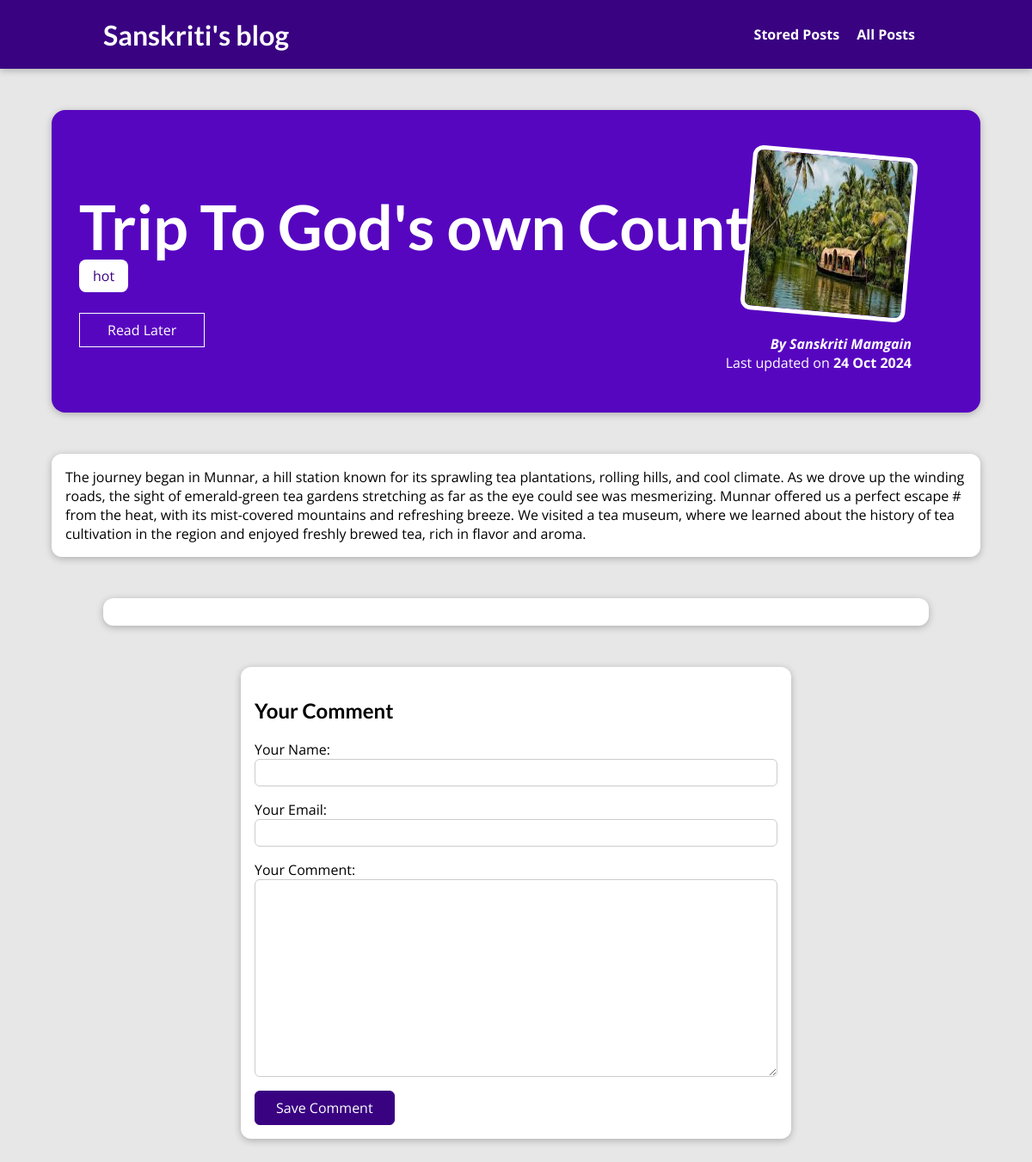
/posts/trip-to-gods-own-country, run on the app's committed database.
### blog/models.py (models this page shows, shortened)
class Post(models.Model):
    title=models.CharField(max_length=150)
    excerpt=models.CharField(max_length=200)
    image=models.ImageField(upload_to="posts",null=True)
    date=models.DateField(auto_now=True)
    slug=models.SlugField(unique=True,db_index=True)
    content=models.TextField(validators=[MinLengthValidator(10)])
    author=models.ForeignKey(Author,on_delete=models.SET_NULL,null=True,related_name="posts")
    tags=models.ManyToManyField(Tag)

class Tag(models.Model):
    caption=models.CharField(max_length=20)

class Author(models.Model):
    first_name=models.CharField(max_length=100)
    last_name=models.CharField(max_length=100)
    email_address=models.EmailField()
    def full_name(self):
        return f"{self.first_name} {self.last_name}"
    def __str__(self):
        return self.full_name()

### blog/views.py (the view, shortened to what this page needs)
# urls.py: path("posts/<slug:slug>",views.PostDetail.as_view(),name="post-detail-page"),
class PostDetail(View):
    def get(self,request,slug):
        post=Post.objects.get(slug=slug)
        stored_posts=request.session.get("stored_posts")
        if stored_posts is not None:
            is_saved_for_later=post.id in stored_posts
        else:
            is_saved_for_later=False
        context={"post":post,
                 "post_tags":post.tags.all(),
                 "comment_form":CommentForm(),
                 "comments":post.comments.all().order_by("-id"),
                 "saved_for_later":is_saved_for_later}
        return render(request,"blog/post-detail.html",context)

### blog/forms.py
class CommentForm(forms.ModelForm):
    class Meta:
        model=Comment
        exclude=["post"]
        labels={
            "user_name":"Your Name",
            "user_email":"Your Email",
            "text":"Your Comment"
        }

### blog/templates/blog/post-detail.html (shortened to what this page needs)
{% extends "base.html" %}
{% load static %}
{% block css_files %}
<link rel="stylesheet" href="{% static "blog/post-detail.css" %}"/>
{% endblock %}
{% block content %}
<section id="summary">
    <h2>{{ post.title }}</h2>
    <div>
        {% for tag in post_tags %}
            <span class="tag"> {{ tag.caption }}</span>
            {% endfor %}
    </div>
    <div id="read-later">
        <form action="{% url "read-later" %}" method="POST">
        <button>
            {% if saved_for_later %}
Remove from 'Read Later '
            {% else %}
            Read Later
            {% endif %}
        </button>
        </form>
    </div>
    <article>
        <img src="{{ post.image.url }}" alt="{{ post.title}}"/>
        <address>By <a href="mailto:{{post.author.email_address}}"> {{ post.author}}</a></address>
        <div>
            Last updated on <time>{{post.date|date:"d M Y" }}</time>
        </div>
    </article>
</section>
<main>
        {{post.content}}
    </main>
    <section id="comments">
    </section>
    <section id="comment-form">
        <h2> Your Comment</h2>
<form action="{% url "post-detail-page" post.slug %}" method="POST">
            {% for form_field in comment_form %}
            <div class="form-control {% if form_field.errors %}invalid{% endif %}>
               {{ form_field.label_tag}}
               {{ form_field }}
            </div>
            {% endfor %}
            <button>Save Comment</button>
        </form>
    </section>
{% endblock %}

### static/app.css (style rules this page uses)
* { box-sizing: border-box; }
html { font-family: 'Open Sans', 'Lato', sans-serif; }
body { margin: 0; }
h1, h2, h3 { font-family: 'Lato', sans-serif; font-weight: bold; }

### blog/static/blog/post-detail.css (style rules this page uses)
body { background-color: #e7e7e7; }
#summary { margin: 8rem auto 3rem auto; padding: 2rem; width: 90%; max-width: 90rem; border-radius: 16px; background-color: #5706c0; position: relative; box-shadow: 0 2px 8px rgba(0, 0, 0, 0.25); height: 22rem; }
#summary h2 { color: white; font-size: 4.5rem; margin-bottom: 0.25rem; }
#summary article { position: absolute; top: 2rem; right: 3rem; padding: 1rem 2rem; border-radius: 12px; text-align: right; color: white; }
#summary article img { width: 12rem; height: 12rem; border-radius: 12px; transform: rotateZ(5deg); border: 5px solid white; margin-bottom: 1rem; }
#summary address { font-weight: bold; }
#summary a { color: white; text-decoration: none; }
#summary time { font-weight: bold; }
#read-later { margin: 2rem 0; }
#read-later button { background-color: transparent; border: 1px solid white; padding: 0.5rem 2rem; font: inherit; color: white; cursor: pointer; }
main { width: 90%; max-width: 90rem; margin: 3rem auto; background-color: white; padding: 1rem; border-radius: 12px; box-shadow: 0 2px 8px rgba(0, 0, 0, 0.25); }
.tag { background-color: white; color: #390281; padding: 0.5rem 1rem; border-radius: 8px; }
#comment-form { margin: 3rem auto; width: 90%; max-width: 40rem; border-radius: 12px; background-color: white; box-shadow: 0 2px 8px rgba(0, 0, 0, 0.25); padding: 1rem; }
#comment-form button { font: inherit; background-color: #390281; color: white; border: 1px solid #390281; padding: 0.5rem 1.5rem; border-radius: 6px; cursor: pointer; }
.form-control { margin-bottom: 1rem; }
.form-control input, .form-control textarea { display: block; width: 100%; font: inherit; padding: 0.25rem; border-radius: 6px; border: 1px solid #ccc; }
#comments { margin: 3rem auto; width: 90%; max-width: 60rem; border-radius: 12px; background-color: white; box-shadow: 0 2px 8px rgba(0, 0, 0, 0.25); padding: 1rem 2rem; }

### data on the page
Post: title "Trip To God's own Country", image (picture), author "Sanskriti Mamgain", date "24 Oct 2024", content "The journey began in Munnar, a hill station known for its sprawling tea plantations, rolling hills, and cool climate. As we drove up the winding roads, the sight of emerald-green tea gardens stretching as far as the eye could see was mesmerizing. Munnar offered us a perfect escape # from the heat, with its mist-covered mountains and refreshing breeze. We visited a tea museum, where we learned about the history of tea cultivation in the region and enjoyed freshly brewed tea, rich in flavor and aroma."
Tag: caption "hot"
